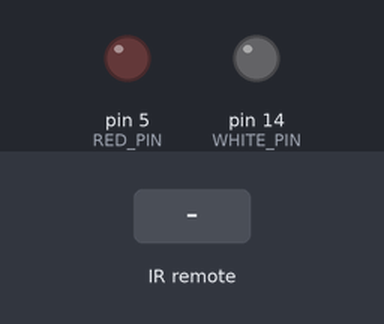
This sketch was run on a simulated Arduino Uno, built with avr-gcc and run on an emulated ATmega328P. Shown: output pins drawn as LEDs (lit = HIGH). Dashed ring = blinking. The inputs (shaded band) are chosen by the test bench.

Above: at 1.2 s.
1.3 s: infrared code 0x1DE20DF received
At 1.42 s:
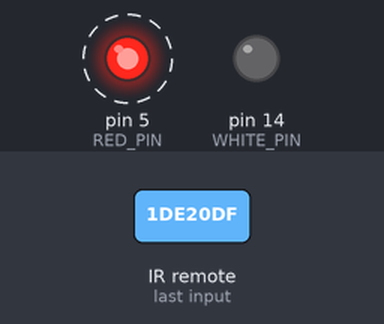
Timing chart, 0 to 4.6 s (numbered marks = the images above; inputs shaded):
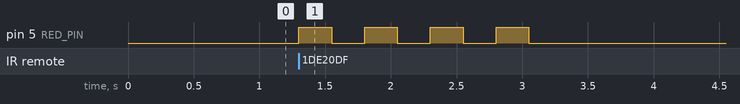

The sketch:

control-panel-3.ino
```cpp
#include <IRrecv.h>

#define CODE_4 0x1DE20DF

const uint16_t IR_PIN = 2;
const byte WHITE_PIN = 14;
const byte RED_PIN = 5;

IRrecv irrecv( IR_PIN );

decode_results results;

void setup() {
  pinMode( WHITE_PIN, OUTPUT );
  pinMode( RED_PIN, OUTPUT );

  irrecv.enableIRIn();
}

void loop() {
  if ( irrecv.decode( &results ) ) {
    if ( results.value == CODE_4 ) {
      for ( int i; i < 4; i++ ) {
        digitalWrite( RED_PIN, HIGH );
        delay( 250 );
        digitalWrite( RED_PIN, LOW );
        delay( 250 );
      }
    } else {
      digitalWrite( WHITE_PIN, HIGH );
      delay( 25 );
      digitalWrite( WHITE_PIN, LOW );
    }

    irrecv.resume();
  }
}
```

Measured:
- after the input at 1.3 s, pin 5 (RED_PIN): alternates HIGH for 0.25 s and LOW for 0.25 s, 8 changes in all, then stays LOW, starting at once
